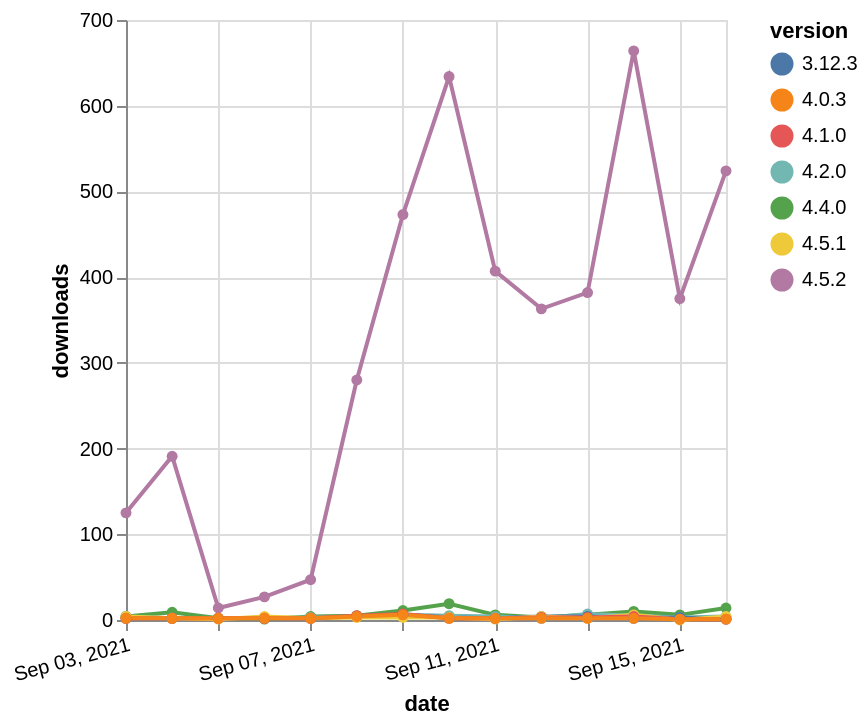

Source (Vega-Lite JSON):
### Vega-Lite specification from a JSON file in a GitHub repository (floating-point values rounded to 4 significant figures)
{"$schema": "https://vega.github.io/schema/vega-lite/v5.json", "description": "A simple bar chart with embedded data.", "data": {"values": [{"date": "2021-09-03", "total": 29933, "delta": 4, "version": "4.4.0"}, {"date": "2021-09-04", "total": 29942, "delta": 9, "version": "4.4.0"}, {"date": "2021-09-05", "total": 29944, "delta": 2, "version": "4.4.0"}, {"date": "2021-09-06", "total": 29945, "delta": 1, "version": "4.4.0"}, {"date": "2021-09-07", "total": 29949, "delta": 4, "version": "4.4.0"}, {"date": "2021-09-08", "total": 29954, "delta": 5, "version": "4.4.0"}, {"date": "2021-09-09", "total": 29965, "delta": 11, "version": "4.4.0"}, {"date": "2021-09-10", "total": 29984, "delta": 19, "version": "4.4.0"}, {"date": "2021-09-11", "total": 29990, "delta": 6, "version": "4.4.0"}, {"date": "2021-09-12", "total": 29993, "delta": 3, "version": "4.4.0"}, {"date": "2021-09-13", "total": 29999, "delta": 6, "version": "4.4.0"}, {"date": "2021-09-14", "total": 30009, "delta": 10, "version": "4.4.0"}, {"date": "2021-09-15", "total": 30015, "delta": 6, "version": "4.4.0"}, {"date": "2021-09-16", "total": 30029, "delta": 14, "version": "4.4.0"}, {"date": "2021-09-03", "total": 11574, "delta": 4, "version": "4.2.0"}, {"date": "2021-09-04", "total": 11576, "delta": 2, "version": "4.2.0"}, {"date": "2021-09-05", "total": 11578, "delta": 2, "version": "4.2.0"}, {"date": "2021-09-06", "total": 11580, "delta": 2, "version": "4.2.0"}, {"date": "2021-09-07", "total": 11583, "delta": 3, "version": "4.2.0"}, {"date": "2021-09-08", "total": 11587, "delta": 4, "version": "4.2.0"}, {"date": "2021-09-09", "total": 11593, "delta": 6, "version": "4.2.0"}, {"date": "2021-09-10", "total": 11598, "delta": 5, "version": "4.2.0"}, {"date": "2021-09-11", "total": 11602, "delta": 4, "version": "4.2.0"}, {"date": "2021-09-12", "total": 11604, "delta": 2, "version": "4.2.0"}, {"date": "2021-09-13", "total": 11611, "delta": 7, "version": "4.2.0"}, {"date": "2021-09-14", "total": 11616, "delta": 5, "version": "4.2.0"}, {"date": "2021-09-15", "total": 11619, "delta": 3, "version": "4.2.0"}, {"date": "2021-09-16", "total": 11623, "delta": 4, "version": "4.2.0"}, {"date": "2021-09-03", "total": 5541, "delta": 2, "version": "3.12.3"}, {"date": "2021-09-04", "total": 5543, "delta": 2, "version": "3.12.3"}, {"date": "2021-09-05", "total": 5545, "delta": 2, "version": "3.12.3"}, {"date": "2021-09-06", "total": 5547, "delta": 2, "version": "3.12.3"}, {"date": "2021-09-07", "total": 5549, "delta": 2, "version": "3.12.3"}, {"date": "2021-09-08", "total": 5553, "delta": 4, "version": "3.12.3"}, {"date": "2021-09-09", "total": 5559, "delta": 6, "version": "3.12.3"}, {"date": "2021-09-10", "total": 5562, "delta": 3, "version": "3.12.3"}, {"date": "2021-09-11", "total": 5564, "delta": 2, "version": "3.12.3"}, {"date": "2021-09-12", "total": 5568, "delta": 4, "version": "3.12.3"}, {"date": "2021-09-13", "total": 5572, "delta": 4, "version": "3.12.3"}, {"date": "2021-09-14", "total": 5574, "delta": 2, "version": "3.12.3"}, {"date": "2021-09-15", "total": 5577, "delta": 3, "version": "3.12.3"}, {"date": "2021-09-16", "total": 5578, "delta": 1, "version": "3.12.3"}, {"date": "2021-09-03", "total": 12707, "delta": 125, "version": "4.5.2"}, {"date": "2021-09-04", "total": 12898, "delta": 191, "version": "4.5.2"}, {"date": "2021-09-05", "total": 12912, "delta": 14, "version": "4.5.2"}, {"date": "2021-09-06", "total": 12939, "delta": 27, "version": "4.5.2"}, {"date": "2021-09-07", "total": 12986, "delta": 47, "version": "4.5.2"}, {"date": "2021-09-08", "total": 13266, "delta": 280, "version": "4.5.2"}, {"date": "2021-09-09", "total": 13739, "delta": 473, "version": "4.5.2"}, {"date": "2021-09-10", "total": 14373, "delta": 634, "version": "4.5.2"}, {"date": "2021-09-11", "total": 14780, "delta": 407, "version": "4.5.2"}, {"date": "2021-09-12", "total": 15143, "delta": 363, "version": "4.5.2"}, {"date": "2021-09-13", "total": 15525, "delta": 382, "version": "4.5.2"}, {"date": "2021-09-14", "total": 16189, "delta": 664, "version": "4.5.2"}, {"date": "2021-09-15", "total": 16564, "delta": 375, "version": "4.5.2"}, {"date": "2021-09-16", "total": 17088, "delta": 524, "version": "4.5.2"}, {"date": "2021-09-03", "total": 8173, "delta": 4, "version": "4.5.1"}, {"date": "2021-09-04", "total": 8175, "delta": 2, "version": "4.5.1"}, {"date": "2021-09-05", "total": 8176, "delta": 1, "version": "4.5.1"}, {"date": "2021-09-06", "total": 8180, "delta": 4, "version": "4.5.1"}, {"date": "2021-09-07", "total": 8182, "delta": 2, "version": "4.5.1"}, {"date": "2021-09-08", "total": 8185, "delta": 3, "version": "4.5.1"}, {"date": "2021-09-09", "total": 8188, "delta": 3, "version": "4.5.1"}, {"date": "2021-09-10", "total": 8191, "delta": 3, "version": "4.5.1"}, {"date": "2021-09-11", "total": 8192, "delta": 1, "version": "4.5.1"}, {"date": "2021-09-12", "total": 8196, "delta": 4, "version": "4.5.1"}, {"date": "2021-09-13", "total": 8198, "delta": 2, "version": "4.5.1"}, {"date": "2021-09-14", "total": 8204, "delta": 6, "version": "4.5.1"}, {"date": "2021-09-15", "total": 8204, "delta": 0, "version": "4.5.1"}, {"date": "2021-09-16", "total": 8208, "delta": 4, "version": "4.5.1"}, {"date": "2021-09-03", "total": 4874, "delta": 2, "version": "4.1.0"}, {"date": "2021-09-04", "total": 4876, "delta": 2, "version": "4.1.0"}, {"date": "2021-09-05", "total": 4878, "delta": 2, "version": "4.1.0"}, {"date": "2021-09-06", "total": 4880, "delta": 2, "version": "4.1.0"}, {"date": "2021-09-07", "total": 4882, "delta": 2, "version": "4.1.0"}, {"date": "2021-09-08", "total": 4887, "delta": 5, "version": "4.1.0"}, {"date": "2021-09-09", "total": 4894, "delta": 7, "version": "4.1.0"}, {"date": "2021-09-10", "total": 4896, "delta": 2, "version": "4.1.0"}, {"date": "2021-09-11", "total": 4898, "delta": 2, "version": "4.1.0"}, {"date": "2021-09-12", "total": 4901, "delta": 3, "version": "4.1.0"}, {"date": "2021-09-13", "total": 4904, "delta": 3, "version": "4.1.0"}, {"date": "2021-09-14", "total": 4908, "delta": 4, "version": "4.1.0"}, {"date": "2021-09-15", "total": 4909, "delta": 1, "version": "4.1.0"}, {"date": "2021-09-16", "total": 4910, "delta": 1, "version": "4.1.0"}, {"date": "2021-09-03", "total": 4201, "delta": 2, "version": "4.0.3"}, {"date": "2021-09-04", "total": 4203, "delta": 2, "version": "4.0.3"}, {"date": "2021-09-05", "total": 4205, "delta": 2, "version": "4.0.3"}, {"date": "2021-09-06", "total": 4207, "delta": 2, "version": "4.0.3"}, {"date": "2021-09-07", "total": 4209, "delta": 2, "version": "4.0.3"}, {"date": "2021-09-08", "total": 4213, "delta": 4, "version": "4.0.3"}, {"date": "2021-09-09", "total": 4219, "delta": 6, "version": "4.0.3"}, {"date": "2021-09-10", "total": 4221, "delta": 2, "version": "4.0.3"}, {"date": "2021-09-11", "total": 4223, "delta": 2, "version": "4.0.3"}, {"date": "2021-09-12", "total": 4225, "delta": 2, "version": "4.0.3"}, {"date": "2021-09-13", "total": 4227, "delta": 2, "version": "4.0.3"}, {"date": "2021-09-14", "total": 4229, "delta": 2, "version": "4.0.3"}, {"date": "2021-09-15", "total": 4230, "delta": 1, "version": "4.0.3"}, {"date": "2021-09-16", "total": 4231, "delta": 1, "version": "4.0.3"}]}, "width": "container", "mark": {"type": "line", "point": {"filled": true}}, "encoding": {"x": {"field": "date", "type": "temporal", "timeUnit": "yearmonthdate", "title": "date", "axis": {"labelAngle": -15}}, "y": {"field": "delta", "type": "quantitative", "title": "downloads"}, "color": {"field": "version", "type": "nominal"}, "tooltip": {"field": "delta"}}}
